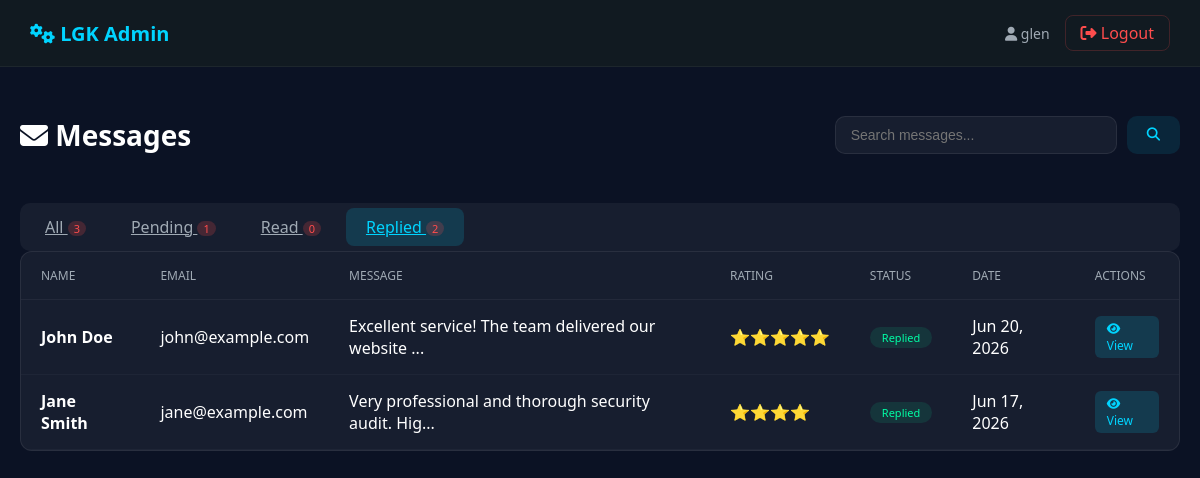
The page /messages.php?status=replied (signed in) on the database its author committed.
### tables this page shows
CREATE TABLE `feedback` (
  `id` int(11) NOT NULL,
  `name` varchar(100) NOT NULL,
  `email` varchar(100) NOT NULL,
  `phone` varchar(20) DEFAULT NULL,
  `service_type` varchar(50) DEFAULT 'general',
  `message` text NOT NULL,
  `rating` int(1) DEFAULT 0,
  `reply` text DEFAULT NULL,
  `status` enum('pending','read','replied') DEFAULT 'pending',
  `admin_id` int(11) DEFAULT NULL,
  `ip_address` varchar(45) DEFAULT NULL,
  `user_agent` text DEFAULT NULL,
  `created_at` timestamp NOT NULL DEFAULT current_timestamp(),
  `replied_at` timestamp NULL DEFAULT NULL
);

### messages.php (the view, shortened to what this page needs)
<?php
include "../config/database.php";
$status_filter = $_GET['status'] ?? 'all';
$search = $_GET['search'] ?? '';
$where = "1=1";
$params = [];
if ($status_filter !== 'all') {
    $where .= " AND status = ?";
    $params[] = $status_filter;
}
$query = "SELECT * FROM feedback WHERE $where ORDER BY created_at DESC";
$stmt = $conn->prepare($query);
if (!empty($params)) {
    $types = str_repeat('s', count($params));
    $stmt->bind_param($types, ...$params);
}
$stmt->execute();
$feedback = $stmt->get_result();
$counts = [];
$counts['all'] = $conn->query("SELECT COUNT(*) as count FROM feedback")->fetch_assoc()['count'];
$counts['pending'] = $conn->query("SELECT COUNT(*) as count FROM feedback WHERE status = 'pending'")->fetch_assoc()['count'];
$counts['read'] = $conn->query("SELECT COUNT(*) as count FROM feedback WHERE status = 'read'")->fetch_assoc()['count'];
$counts['replied'] = $conn->query("SELECT COUNT(*) as count FROM feedback WHERE status = 'replied'")->fetch_assoc()['count'];
?>
<!DOCTYPE html>
<html lang="en">
<head>
    <link rel="stylesheet" href="../modern-styles.css">
    <link rel="stylesheet" href="https://cdnjs.cloudflare.com/ajax/libs/font-awesome/6.5.1/css/all.min.css">
</head>
<body>
<header class="admin-header">
    <a href="admindashboard.php" class="logo">
        <i class="fas fa-cogs"></i> LGK Admin
    </a>
    <div class="user-info">
        <span class="username">
            <i class="fas fa-user"></i> <?php echo htmlspecialchars($_SESSION['admin_username']); ?>
        </span>
        <a href="logout.php" class="logout">
            <i class="fas fa-sign-out-alt"></i> Logout
        </a>
    </div>
</header>
<div class="container">
    <div class="page-header">
        <h1><i class="fas fa-envelope"></i> Messages</h1>
        <div class="search-box">
            <form method="GET" style="display:flex;gap:10px;width:100%;">
                <input type="text" name="search" placeholder="Search messages..." value="<?php echo htmlspecialchars($search); ?>">
                <button type="submit"><i class="fas fa-search"></i></button>
            </form>
        </div>
    </div>
    <div class="tabs">
        <a href="?status=all" class="tab-btn <?php echo $status_filter === 'all' ? 'active' : ''; ?>">
            All <span class="badge"><?php echo $counts['all']; ?></span>
        </a>
        <a href="?status=pending" class="tab-btn <?php echo $status_filter === 'pending' ? 'active' : ''; ?>">
            Pending <span class="badge"><?php echo $counts['pending']; ?></span>
        </a>
        <a href="?status=read" class="tab-btn <?php echo $status_filter === 'read' ? 'active' : ''; ?>">
            Read <span class="badge"><?php echo $counts['read']; ?></span>
        </a>
        <a href="?status=replied" class="tab-btn <?php echo $status_filter === 'replied' ? 'active' : ''; ?>">
            Replied <span class="badge"><?php echo $counts['replied']; ?></span>
        </a>
    </div>
    <div class="table-wrapper">
        <?php if ($feedback && $feedback->num_rows > 0): ?>
        <table>
            <thead>
                <tr>
                    <th>Name</th>
                    <th>Email</th>
                    <th>Message</th>
                    <th>Rating</th>
                    <th>Status</th>
                    <th>Date</th>
                    <th>Actions</th>
                </tr>
            </thead>
            <tbody>
                <?php while($row = $feedback->fetch_assoc()): ?>
                <tr>
                    <td><strong><?php echo htmlspecialchars($row['name']); ?></strong></td>
                    <td><?php echo htmlspecialchars($row['email']); ?></td>
                    <td><?php echo htmlspecialchars(substr($row['message'], 0, 50)) . (strlen($row['message']) > 50 ? '...' : ''); ?></td>
                    <td><?php echo $row['rating'] > 0 ? str_repeat('⭐', $row['rating']) : '-'; ?></td>
                    <td>
                        <span class="status-badge status-<?php echo $row['status']; ?>">
                            <?php echo ucfirst($row['status']); ?>
                        </span>
                    </td>
                    <td><?php echo date('M d, Y', strtotime($row['created_at'])); ?></td>
                    <td>
                        <a href="view_message.php?id=<?php echo $row['id']; ?>" class="action-btn view">
                            <i class="fas fa-eye"></i> View
                        </a>
                    </td>
                </tr>
                <?php endwhile; ?>
            </tbody>
        </table>
        <?php endif; ?>
    </div>
</div>
</body>
</html>

### messages.php (style rules this page uses)
body { margin: 0; font-family: 'Segoe UI', Tahoma, Geneva, Verdana, sans-serif; background: #0b1224; color: #fff; }
.admin-header { background: rgba(17, 27, 33, 0.95); padding: 15px 30px; display: flex; justify-content: space-between; align-items: center; border-bottom: 1px solid rgba(255,255,255,0.05); }
.admin-header .logo { font-size: 20px; font-weight: 700; color: #00d4ff; text-decoration: none; }
.admin-header .user-info { display: flex; align-items: center; gap: 15px; }
.admin-header .user-info .username { color: #a0aab4; font-size: 14px; }
.admin-header .user-info .logout { color: #ff4d4d; text-decoration: none; padding: 6px 15px; border: 1px solid rgba(255,77,77,0.2); border-radius: 8px; transition: all 0.3s ease; }
.container { max-width: 1200px; margin: 0 auto; padding: 30px 20px; }
.page-header { display: flex; justify-content: space-between; align-items: center; margin-bottom: 30px; flex-wrap: wrap; gap: 15px; }
.page-header h1 { font-size: 28px; }
.tabs { display: flex; gap: 5px; background: rgba(255,255,255,0.05); border-radius: 10px; padding: 5px; flex-wrap: wrap; }
.tab-btn { padding: 8px 20px; border: none; border-radius: 8px; background: transparent; color: #a0aab4; cursor: pointer; transition: all 0.3s ease; font-weight: 500; }
.tab-btn.active { background: rgba(0,212,255,0.15); color: #00d4ff; }
.tab-btn .badge { display: inline-block; padding: 0 6px; border-radius: 50px; font-size: 11px; background: rgba(255,77,77,0.2); color: #ff4d4d; }
.search-box { display: flex; gap: 10px; }
.search-box input { padding: 10px 15px; background: rgba(255,255,255,0.05); border: 1px solid rgba(255,255,255,0.08); border-radius: 10px; color: #fff; font-size: 14px; width: 250px; }
.search-box button { padding: 10px 20px; border: none; border-radius: 10px; background: rgba(0,212,255,0.1); color: #00d4ff; cursor: pointer; transition: all 0.3s ease; }
.table-wrapper { background: rgba(255,255,255,0.05); border: 1px solid rgba(255,255,255,0.08); border-radius: 12px; overflow: hidden; overflow-x: auto; }
table { width: 100%; border-collapse: collapse; }
table th { padding: 15px 20px; text-align: left; color: #a0aab4; font-weight: 500; font-size: 12px; text-transform: uppercase; border-bottom: 1px solid rgba(255,255,255,0.05); }
table td { padding: 15px 20px; border-bottom: 1px solid rgba(255,255,255,0.03); }
.status-badge { display: inline-block; padding: 3px 12px; border-radius: 50px; font-size: 11px; font-weight: 500; }
.status-replied { background: rgba(0,255,166,0.1); color: #00ffa6; }
.action-btn { padding: 4px 12px; border: none; border-radius: 6px; color: #fff; cursor: pointer; font-size: 12px; transition: all 0.3s ease; text-decoration: none; display: inline-block; }
.action-btn.view { background: rgba(0,212,255,0.15); color: #00d4ff; }

### rows shown on the page
feedback: name "John Doe", email "john@example.com", message "Excellent service! The team delivered our website", rating "⭐⭐⭐⭐⭐", status "Replied", created_at "Jun 20, 2026"
feedback: name "Jane Smith", email "jane@example.com", message "Very professional and thorough security audit. Hig", rating "⭐⭐⭐⭐", status "Replied", created_at "Jun 17, 2026"

### other values the page prints
$_SESSION['admin_username'] "glen"
$counts['all'] "3"
$counts['pending'] "1"
$counts['read'] "0"
$counts['replied'] "2"
